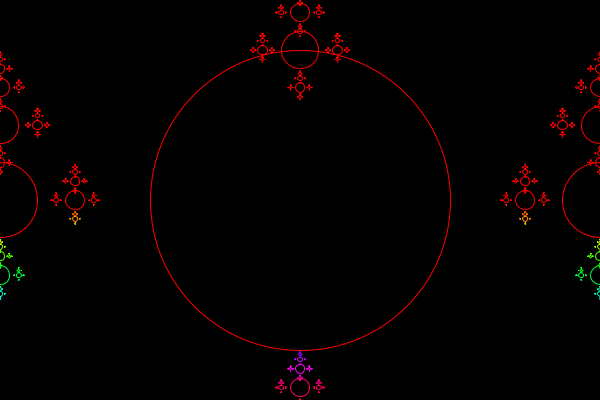
Frame 1 (no input)
Frame 2 (the mouse pressed at the canvas centre, redrawn once): identical to frame 1, image omitted

The Processing sketch that drew this single still picture (run headless with seeded random() and noise(); the mouse was pressed at the canvas centre and the sketch redrawn once):

// Processing sketch: recursionscircles
// ── recursionscircles.pde


void setup() {
  size(600, 400);
}

void draw() {
  background(0);
  stroke(255);
  noFill();
  colorMode(HSB);
  drawCircle(width / 2, height /2, width/2);
  noLoop();
}

void drawCircle(float x, float y, float d) {
  color c = color(map(y, height / 2, height, 0, 255), 255, 255);
  stroke(c);
  ellipse(x, y, d, d);
  if (d > 2) {
    drawCircle(x + d, y, d * 0.25);
    drawCircle(x - d, y, d * 0.25);
    drawCircle(x, y + d, d * 0.25);
    drawCircle(x, y - d, d * 0.5);
  }
}
